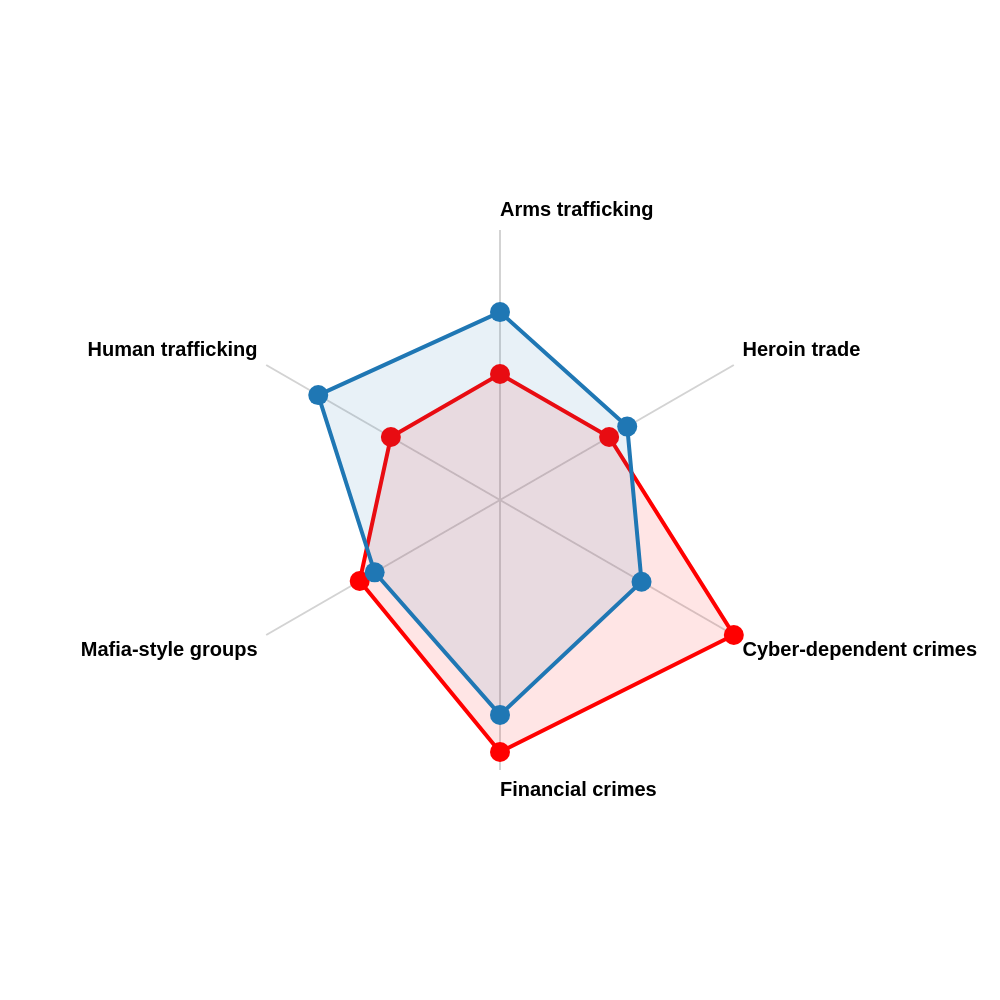

Describe this chart as a Vega-Lite specification.
### Vega specification from a JSON file in a GitHub repository (floating-point values rounded to 4 significant figures)
{"$schema": "https://vega.github.io/schema/vega/v5.json", "description": "A radar chart example, showing multiple dimensions in a radial layout.", "width": 500, "height": 500, "padding": 115, "autosize": {"type": "none", "contains": "padding"}, "signals": [{"name": "radius", "update": "width / 2"}], "data": [{"name": "table", "values": [{"Country": "Australia", "category": "Human trafficking", "value": 3.5}, {"Country": "Australia", "category": "Arms trafficking", "value": 3.5}, {"Country": "Australia", "category": "Heroin trade", "value": 3.5}, {"Country": "Australia", "category": "Cyber-dependent crimes", "value": 7.5}, {"Country": "Australia", "category": "Financial crimes", "value": 7.0}, {"Country": "Australia", "category": "Mafia-style groups", "value": 4.5}, {"Country": "Rest of World", "category": "Human trafficking", "value": 5.83}, {"Country": "Rest of World", "category": "Arms trafficking", "value": 5.22}, {"Country": "Rest of World", "category": "Heroin trade", "value": 4.08}, {"Country": "Rest of World", "category": "Cyber-dependent crimes", "value": 4.54}, {"Country": "Rest of World", "category": "Financial crimes", "value": 5.97}, {"Country": "Rest of World", "category": "Mafia-style groups", "value": 4.02}]}, {"name": "countries", "source": "table", "transform": [{"type": "aggregate", "groupby": ["category"]}]}], "scales": [{"name": "angular", "type": "point", "range": {"signal": "[-PI, PI]"}, "padding": 0.5, "domain": {"data": "countries", "field": "category"}}, {"name": "radial", "type": "linear", "range": {"signal": "[0, radius]"}, "zero": true, "nice": false, "domain": {"data": "table", "field": "value"}, "domainMin": 0}, {"name": "color", "type": "ordinal", "domain": ["Australia", "Rest of World"], "range": ["red", "#1f77b4"]}], "encode": {"enter": {"x": {"signal": "radius"}, "y": {"signal": "radius"}}}, "marks": [{"type": "group", "name": "categories", "zindex": 2, "from": {"facet": {"data": "table", "name": "facet", "groupby": ["Country"]}}, "marks": [{"type": "line", "name": "category-line", "from": {"data": "facet"}, "zindex": 0, "encode": {"enter": {"interpolate": {"value": "linear-closed"}, "x": {"signal": "scale('radial', datum.value) * cos(scale('angular', datum.category))"}, "y": {"signal": "scale('radial', datum.value) * sin(scale('angular', datum.category))"}, "stroke": {"scale": "color", "field": "Country"}, "strokeWidth": {"value": 2}, "fill": {"scale": "color", "field": "Country"}, "fillOpacity": {"value": 0.1}}}}, {"type": "symbol", "from": {"data": "facet"}, "zindex": 4, "encode": {"enter": {"x": {"signal": "scale('radial', datum.value) * cos(scale('angular', datum.category))"}, "y": {"signal": "scale('radial', datum.value) * sin(scale('angular', datum.category))"}, "fill": {"scale": "color", "field": "Country"}, "size": {"value": 100}, "tooltip": {"signal": "datum.Country + ': ' + format(datum.value, '.2f')"}}}}]}, {"type": "rule", "name": "radial-grid", "from": {"data": "countries"}, "zindex": 0, "encode": {"enter": {"x": {"value": 0}, "y": {"value": 0}, "x2": {"signal": "radius * cos(scale('angular', datum.category))"}, "y2": {"signal": "radius * sin(scale('angular', datum.category))"}, "stroke": {"value": "lightgray"}, "strokeWidth": {"value": 1}}}}, {"type": "text", "name": "key-label", "from": {"data": "countries"}, "zindex": 1, "encode": {"enter": {"x": {"signal": "(radius + 5) * cos(scale('angular', datum.category))"}, "y": {"signal": "(radius + 5) * sin(scale('angular', datum.category))"}, "text": {"field": "category"}, "align": [{"test": "abs(scale('angular', datum.category)) > PI / 2", "value": "right"}, {"value": "left"}], "baseline": [{"test": "scale('angular', datum.category) > 0", "value": "top"}, {"test": "scale('angular', datum.category) == 0", "value": "middle"}, {"value": "bottom"}], "fill": {"value": "black"}, "fontWeight": {"value": "bold"}, "fontSize": {"value": 10}}}}]}
